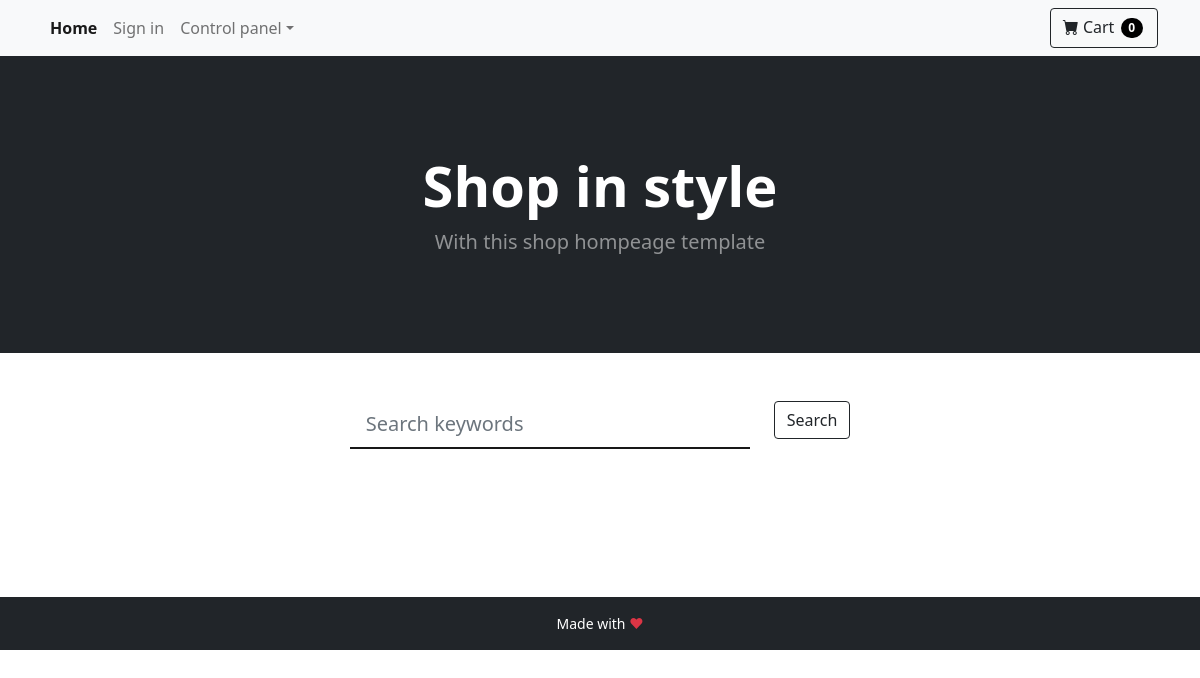
Before: / with the older database file.
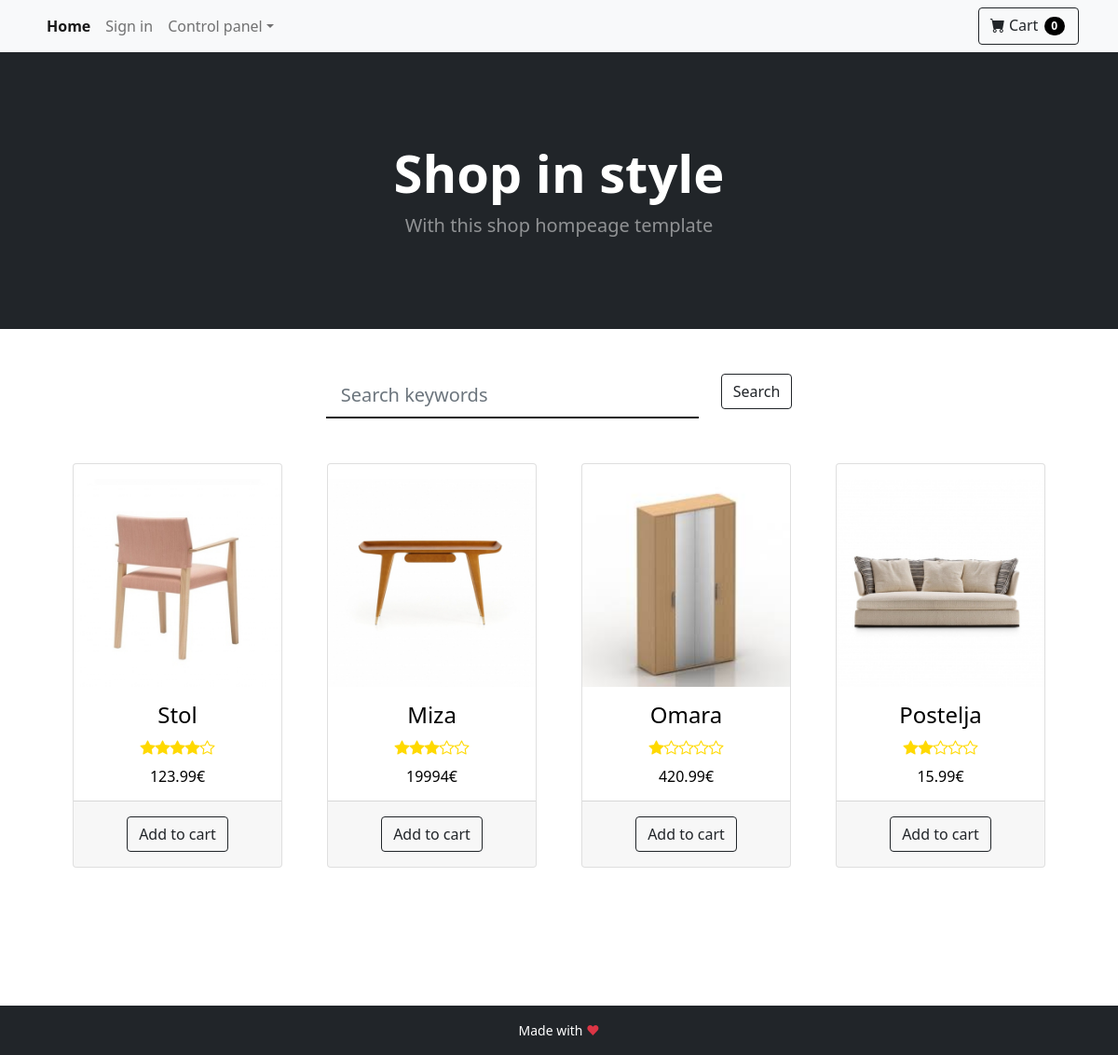
After: the same page with the newer database file.
### tables this page shows
CREATE TABLE IF NOT EXISTS `article` (
    `id` INT AUTO_INCREMENT PRIMARY KEY,
    `title` TEXT NOT NULL,
    `description` TEXT NOT NULL,
    `price` FLOAT NOT NULL,
    `photo` TEXT NOT NULL,
    `review` INT NOT NULL
);

### model/database_init.php (called while the page is built, shortened)
<?php
class DBInit {
    private static $host = "localhost";
    private static $user = "root";
    private static $password = "ep";
    private static $schema = "webshop";
    private static $instance = null;
    public static function getInstance() {
        if (!self::$instance) {
            $config = "mysql:host=" . self::$host
                    . ";dbname=" . self::$schema;
            $options = array(
                PDO::ATTR_ERRMODE => PDO::ERRMODE_EXCEPTION,
                PDO::ATTR_DEFAULT_FETCH_MODE => PDO::FETCH_ASSOC,
                PDO::ATTR_PERSISTENT => true,
                PDO::MYSQL_ATTR_INIT_COMMAND => 'SET NAMES utf8'
            );
            self::$instance = new PDO($config, self::$user, self::$password, $options);
        }
        return self::$instance;
    }
}

### model/AbstractDB.php (called while the page is built, shortened)
<?php
require_once 'model/database_init.php';
abstract class AbstractDB {
    protected static $dbh = null;
    public static function getConnection() {
        if (is_null(self::$dbh)) {
            self::$dbh = DBInit::getInstance();
        }
        return self::$dbh;
    }
    protected static function query($sql, array $params = array()) {
        $stmt = self::getConnection()->prepare($sql);
        $params_filtered = self::filterParams($sql, $params);
        $stmt->execute($params_filtered);
        return $stmt->fetchAll();
    }
    protected static function filterParams($sql, array $params) {
        $sql_split = preg_split("/[\(\) ,]/", $sql);
        $sql_params = array_values(preg_grep('/^:/', $sql_split));
        $result = array();
        return $result;
    }
    protected static function alterKeys(array $params) {
        $result = array();
        return $result;
    }
}

### model/ArticleDB.php (called while the page is built, shortened)
<?php
require_once 'model/AbstractDB.php';
class ArticleDB extends AbstractDB {
    public static function getAll() {
        return parent::query("SELECT id, title, description, price, photo, review"
                        . " FROM article"
                        . " ORDER BY id ASC");
    }
}

### ViewHelper.php (called while the page is built, shortened)
<?php
class ViewHelper {
    public static function render($file, $variables = array()) {
        extract($variables);
        include($file);
        return ob_get_clean();
    }
}

### view/index.php (the view, shortened to what this page needs)
<!doctype html>
<html lang="en">
    <head>
        <link href="../public/css/style.css" rel="stylesheet" />
        <link href="https://cdn.jsdelivr.net/npm/bootstrap@5.1.3/dist/css/bootstrap.min.css" rel="stylesheet"
>
        <link href="https://cdn.jsdelivr.net/npm/bootstrap-icons@1.5.0/font/bootstrap-icons.css" rel="stylesheet" />
    </head>
    <body>
        <nav class="navbar navbar-expand-lg navbar-light bg-light">
            <div class="container">
                <ul class="navbar-nav me-auto">
                    <li class="nav-item"><a class="nav-link active" aria-current="page" href="<?= BASE_URL . "" ?>">Home</a></li>
                    <li class="nav-item"><a class="nav-link" href="<?= BASE_URL . "signin" ?>">Sign in</a></li>
                    <li class="nav-item dropdown">
                        <a class="nav-link dropdown-toggle" id="navbarDropdown" href="#" role="button" data-bs-toggle="dropdown" aria-expanded="false">Control panel</a>
                    </li>
                </ul>
                <form class="d-flex">
                    <a class="btn btn-outline-dark" href="<?= BASE_URL . "cart" ?>" data-toggle="modal" data-target="#exampleModal">
                        <span class="bi-cart-fill"></span>
                        Cart
                        <span class="badge">0</span>
                    </a>
                </form>
            </div>
        </nav>
        <header class="bg-dark py-5">
            <div class="container px-4 px-lg-5 my-5">
                <div class="text-center text-white">
                    <h1 class="display-4 fw-bolder">Shop in style</h1>
                    <p class="lead fw-normal text-white-50 mb-0">With this shop hompeage template</p>
                </div>
            </div>
        </header>
        <div class="container mt-5 d-flex justify-content-center">
            <div class="row">
                <div class="col">
                    <input class="sign form-control form-control-lg form-control-borderless" type="search"
                           placeholder="Search keywords">
                </div>
                <div class="col">
                    <button class="btn btn-outline-dark" type="submit">Search</button>
                </div>
            </div>
        </div>
        <div class="container px-4 px-lg-5 mt-5">
            <div class="row gx-4 gx-lg-5 row-cols-2 row-cols-md-3 row-cols-xl-4 justify-content-center">
                <?php foreach ($articles as $article): ?>
                    <div class="col mb-5">
                        <a href="<?= BASE_URL . "product?id=" . $article["id"] ?>">
                            <div class="card">
                                <img class="card-image pt-3" src="../public/assets/<?= $article["photo"] ?>" />
                                <div class="card-body">
                                    <h4 class="card-name"><?= $article["title"] ?></h5>
                                        <div class="card-stars">
                                            <?php $empty = 5 - $article["review"];
                                            for ($i = 0; $i < $article["review"]; $i++) {
                                                echo '<div class="bi-star-fill"></div>';
                                            }
                                            for ($i = 0; $i < $empty; $i++) {
                                                echo '<div class="bi-star"></div>';
                                            } ?>
                                        </div>
                                        <h5 class="card-price"><?= $article["price"] ?>€</h5>
                                </div>
                                <div class="card-footer py-3">
                                    <btn class="btn btn-outline-dark" href="#">Add to cart</btn>
                                </div>
                            </div>
                        </a>
                    </div>
                <?php endforeach ?>
            </div>
        </div>
        <footer class="bg-dark">
            <p class="footer-text py-3">Made with <span class="text-danger">♥</span></p>
        </footer>
    </body>
</html>

### index.php (shortened to what this page needs)
<?php
require_once ("controller/MainController.php");
$path = isset($_SERVER["PATH_INFO"]) ? trim($_SERVER["PATH_INFO"], "/") : "";
$urls = [
    "" => function () {
        MainController::index();
    },
    "product" => function () {
        MainController::product();
    },
    "checkout" => function() {
        MainController::checkout();
    },
    "cart" => function() {
        MainController::cart();
    },
    "signin" => function() {
        MainController::signin();
    },
    "signup" => function() {
        MainController::signup();
    },
    "control-panel" => function() {
        MainController::controlPanel();
    },
    "add-article" => function() {
        if  ($_SERVER["REQUEST_METHOD"] == "POST") {
            ArticleController::add();
        } else {
            ArticleController::addForm();
        }
    }
];
try {
    if (isset($urls[$path])) {
        $urls[$path]();
    } else {
        echo "No controller for '$path'";
    }
} catch (InvalidArgumentException $e) {
    echo "$path";
    ViewHelper::error404();
} catch (Exception $e) {
    echo "An error occurred: <pre>$e</pre>";
}

### controller/MainController.php (shortened to what this page needs)
<?php
require_once("model/ArticleDB.php");
require_once("ViewHelper.php");
class MainController {
    public static function index() {
        echo ViewHelper::render("view/index.php", [
            "articles" => ArticleDB::getAll()
        ]);
    }
}

### public/css/style.css (style rules this page uses)
.nav-link.active { font-weight: 600; }
.btn .badge { color: white; background-color: black; border-radius: 50px; margin: 2px; }
footer { margin-top: 100px; }
.footer-text { text-align: center; color: white; font-size: 14px; margin-bottom: 0; }
.card { text-align: center; transition: box-shadow 0.2s; }
.card-body { padding: 0px; }
.card-price { font-size: 16px; padding-top: 10px; margin-bottom: 0; }
.card-stars { display: flex; justify-content: center; color: rgb(255, 217, 0); }
.col a { text-decoration: none; color: black; }
.sign { width: 400px !important; border-left: none !important; border-right: none !important; border-top: none !important; border-radius: 0 !important; border-bottom: 2px rgb(24, 24, 24) solid !important; }

Changed rows visible on the page:
added article: photo (picture), title "Stol", review 4 (drawn), price "123.99"
added article: photo (picture), title "Miza", review 3 (drawn), price "19994"
added article: photo (picture), title "Omara", review 1 (drawn), price "420.99"
added article: photo (picture), title "Postelja", review 2 (drawn), price "15.99"
